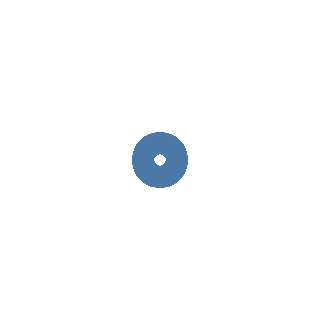

Write notebook code for a chart like this one.
### Code cell
alt.Chart(df).mark_point(size=10)

### Figure 1 — Vega-Lite specification as saved in the notebook (floating-point values rounded to 4 significant figures; data arrays with more than 128 entries replaced by an {"elided": "..."} marker saying what was removed)
{"config": {"view": {"continuousWidth": 400, "continuousHeight": 300}}, "data": {"name": "data-602fbf70eee4bc4bcbc5a8b70b837b07"}, "mark": {"type": "point", "size": 10}, "$schema": "https://vega.github.io/schema/vega-lite/v4.8.1.json", "datasets": {"data-602fbf70eee4bc4bcbc5a8b70b837b07": {"elided": "553 records"}}}
